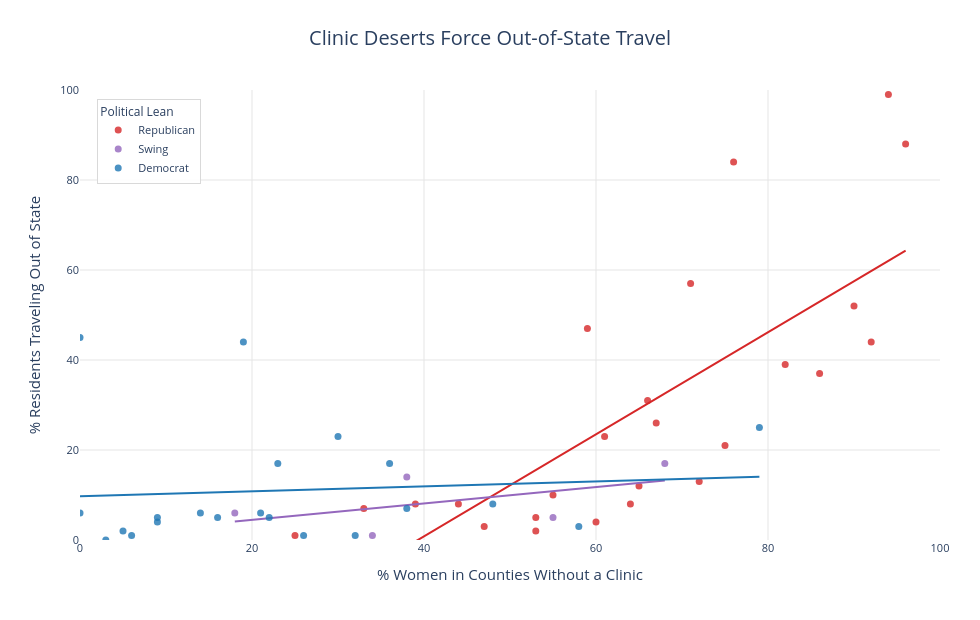

The notebook cell saved with this chart:
### Code cell
col_x1 = "% of women aged 15-44 living in a county without a clinic, 2020"
col_y1 = "% of residents obtaining abortions who traveled out of state for care, 2020"

fig1 = px.scatter(
    df,
    x=col_x1,
    y=col_y1,
    color="political_lean",
    color_discrete_map=color_map,
    trendline="ols",
    hover_name="U.S. State",
    title="Clinic Deserts Force Out-of-State Travel",
    labels={
        col_x1: "% Women in Counties Without a Clinic",
        col_y1: "% Residents Traveling Out of State",
        "political_lean": "Political Lean"
    }
)

fig1.update_traces(marker=dict(size=7, opacity=0.8))

fig1.update_xaxes(
    range=[0, 100],
    showgrid=True,
    gridcolor="#e5e5e5",
    zeroline=False,
    title_font=dict(size=15),
    tickfont=dict(size=11)
)

fig1.update_yaxes(
    range=[0, 100],
    showgrid=True,
    gridcolor="#e5e5e5",
    zeroline=False,
    title_font=dict(size=15),
    tickfont=dict(size=11)
)

# apply base layout first
apply_clean_layout(fig1, width=980, height=620, show_legend=True, bottom_margin=80)

# override legend JUST for this plot
fig1.update_layout(
    legend=dict(
        x=0.02,
        y=0.98,
        xanchor="left",
        yanchor="top",
        orientation="v",
        bgcolor="rgba(255,255,255,0.9)",
        bordercolor="#d9d9d9",
        borderwidth=1,
        font=dict(size=11),
        title_font=dict(size=12)
    )
)

fig1.show()

### Figure 1 — Plotly figure (JSON) as saved in the notebook; plotly's stock layout.template omitted (floating-point values rounded to 4 significant figures)
{"data": [{"hovertemplate": "<b>%{hovertext}</b><br><br>Political Lean=Republican<br>% Women in Counties Without a Clinic=%{x}<br>% Residents Traveling Out of State=%{y}<extra></extra>", "hovertext": ["Alabama", "Alaska", "Arkansas", "Florida", "Idaho", "Indiana", "Iowa", "Kansas", "Kentucky", "Louisiana", "Mississippi", "Missouri", "Montana", "Nebraska", "North Carolina", "North Dakota", "Ohio", "Oklahoma", "South Carolina", "South Dakota", "Tennessee", "Texas", "Utah", "West Virginia", "Wyoming"], "legendgroup": "Republican", "marker": {"color": "#d62728", "opacity": 0.8, "size": 7, "symbol": "circle"}, "mode": "markers", "name": "Republican", "orientation": "v", "showlegend": true, "type": "scatter", "x": [59, 33, 86, 25, 67, 66, 65, 60, 82, 75, 92, 94, 47, 39, 53, 72, 55, 53, 71, 76, 61, 44, 64, 90, 96], "xaxis": "x", "y": [47, 7, 37, 1, 26, 31, 12, 4, 39, 21, 44, 99, 3, 8, 2, 13, 10, 5, 57, 84, 23, 8, 8, 52, 88], "yaxis": "y"}, {"hovertemplate": "<b>OLS trendline</b><br>% of residents obtaining abortions who traveled out of state for care, 2020 = 1.13394 * % of women aged 15-44 living in a county without a clinic, 2020 + -44.5459<br>R<sup>2</sup>=0.571200<br><br>Political Lean=Republican<br>% Women in Counties Without a Clinic=%{x}<br>% Residents Traveling Out of State=%{y} <b>(trend)</b><extra></extra>", "legendgroup": "Republican", "marker": {"color": "#d62728", "opacity": 0.8, "size": 7, "symbol": "circle"}, "mode": "lines", "name": "Republican", "showlegend": false, "type": "scatter", "x": [25, 33, 39, 44, 47, 53, 53, 55, 59, 60, 61, 64, 65, 66, 67, 71, 72, 75, 76, 82, 86, 90, 92, 94, 96], "xaxis": "x", "y": [-16.2, -7.126, -0.3224, 5.347, 8.749, 15.55, 15.55, 17.82, 22.36, 23.49, 24.62, 28.03, 29.16, 30.29, 31.43, 35.96, 37.1, 40.5, 41.63, 48.44, 52.97, 57.51, 59.78, 62.04, 64.31], "yaxis": "y"}, {"hovertemplate": "<b>%{hovertext}</b><br><br>Political Lean=Swing<br>% Women in Counties Without a Clinic=%{x}<br>% Residents Traveling Out of State=%{y}<extra></extra>", "hovertext": ["Arizona", "Georgia", "Michigan", "Pennsylvania", "Wisconsin"], "legendgroup": "Swing", "marker": {"color": "#9467bd", "opacity": 0.8, "size": 7, "symbol": "circle"}, "mode": "markers", "name": "Swing", "orientation": "v", "showlegend": true, "type": "scatter", "x": [18, 55, 34, 38, 68], "xaxis": "x", "y": [6, 5, 1, 14, 17], "yaxis": "y"}, {"hovertemplate": "<b>OLS trendline</b><br>% of residents obtaining abortions who traveled out of state for care, 2020 = 0.182231 * % of women aged 15-44 living in a county without a clinic, 2020 + 0.83698<br>R<sup>2</sup>=0.280956<br><br>Political Lean=Swing<br>% Women in Counties Without a Clinic=%{x}<br>% Residents Traveling Out of State=%{y} <b>(trend)</b><extra></extra>", "legendgroup": "Swing", "marker": {"color": "#9467bd", "opacity": 0.8, "size": 7, "symbol": "circle"}, "mode": "lines", "name": "Swing", "showlegend": false, "type": "scatter", "x": [18, 34, 38, 55, 68], "xaxis": "x", "y": [4.117, 7.033, 7.762, 10.86, 13.23], "yaxis": "y"}, {"hovertemplate": "<b>%{hovertext}</b><br><br>Political Lean=Democrat<br>% Women in Counties Without a Clinic=%{x}<br>% Residents Traveling Out of State=%{y}<extra></extra>", "hovertext": ["California", "Colorado", "Connecticut", "Delaware", "District of Columbia", "Hawaii", "Illinois", "Maine", "Maryland", "Massachusetts", "Minnesota", "Nevada", "New Hampshire", "New Jersey", "New Mexico", "New York", "Oregon", "Rhode Island", "Vermont", "Virginia", "Washington"], "legendgroup": "Democrat", "marker": {"color": "#1f77b4", "opacity": 0.8, "size": 7, "symbol": "circle"}, "mode": "markers", "name": "Democrat", "orientation": "v", "showlegend": true, "type": "scatter", "x": [3, 26, 0, 19, 0, 5, 32, 16, 23, 14, 58, 9, 30, 21, 48, 6, 22, 36, 38, 79, 9], "xaxis": "x", "y": [0, 1, 6, 44, 45, 2, 1, 5, 17, 6, 3, 4, 23, 6, 8, 1, 5, 17, 7, 25, 5], "yaxis": "y"}, {"hovertemplate": "<b>OLS trendline</b><br>% of residents obtaining abortions who traveled out of state for care, 2020 = 0.0552463 * % of women aged 15-44 living in a county without a clinic, 2020 + 9.7004<br>R<sup>2</sup>=0.007128<br><br>Political Lean=Democrat<br>% Women in Counties Without a Clinic=%{x}<br>% Residents Traveling Out of State=%{y} <b>(trend)</b><extra></extra>", "legendgroup": "Democrat", "marker": {"color": "#1f77b4", "opacity": 0.8, "size": 7, "symbol": "circle"}, "mode": "lines", "name": "Democrat", "showlegend": false, "type": "scatter", "x": [0, 0, 3, 5, 6, 9, 9, 14, 16, 19, 21, 22, 23, 26, 30, 32, 36, 38, 48, 58, 79], "xaxis": "x", "y": [9.7, 9.7, 9.866, 9.977, 10.03, 10.2, 10.2, 10.47, 10.58, 10.75, 10.86, 10.92, 10.97, 11.14, 11.36, 11.47, 11.69, 11.8, 12.35, 12.9, 14.06], "yaxis": "y"}], "layout": {"font": {"size": 13}, "height": 620, "legend": {"bgcolor": "rgba(255,255,255,0.9)", "bordercolor": "#d9d9d9", "borderwidth": 1, "font": {"size": 11}, "orientation": "v", "title": {"font": {"size": 12}, "text": "Political Lean"}, "tracegroupgap": 0, "x": 0.02, "xanchor": "left", "y": 0.98, "yanchor": "top"}, "margin": {"b": 80, "l": 80, "r": 40, "t": 90}, "paper_bgcolor": "white", "plot_bgcolor": "white", "showlegend": true, "title": {"font": {"size": 20}, "text": "Clinic Deserts Force Out-of-State Travel", "x": 0.5, "xanchor": "center"}, "width": 980, "xaxis": {"anchor": "y", "domain": [0, 1], "gridcolor": "#e5e5e5", "range": [0, 100], "showgrid": true, "tickfont": {"size": 11}, "title": {"font": {"size": 15}, "text": "% Women in Counties Without a Clinic"}, "zeroline": false}, "yaxis": {"anchor": "x", "domain": [0, 1], "gridcolor": "#e5e5e5", "range": [0, 100], "showgrid": true, "tickfont": {"size": 11}, "title": {"font": {"size": 15}, "text": "% Residents Traveling Out of State"}, "zeroline": false}}}
